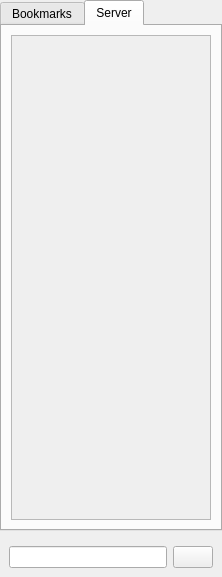
<?xml version="1.0" encoding="UTF-8"?>
<ui version="4.0">
 <class>QQTotozManager</class>
 <widget class="QDockWidget" name="QQTotozManager">
  <property name="geometry">
   <rect>
    <x>0</x>
    <y>0</y>
    <width>222</width>
    <height>577</height>
   </rect>
  </property>
  <property name="sizePolicy">
   <sizepolicy hsizetype="Minimum" vsizetype="Preferred">
    <horstretch>220</horstretch>
    <verstretch>0</verstretch>
   </sizepolicy>
  </property>
  <property name="minimumSize">
   <size>
    <width>222</width>
    <height>184</height>
   </size>
  </property>
  <property name="allowedAreas">
   <set>Qt::LeftDockWidgetArea|Qt::RightDockWidgetArea</set>
  </property>
  <property name="windowTitle">
   <string>Totoz Manager</string>
  </property>
  <widget class="QWidget" name="dockWidgetContents">
   <property name="sizePolicy">
    <sizepolicy hsizetype="Minimum" vsizetype="Preferred">
     <horstretch>0</horstretch>
     <verstretch>0</verstretch>
    </sizepolicy>
   </property>
   <layout class="QVBoxLayout" name="verticalLayout">
    <property name="leftMargin">
     <number>0</number>
    </property>
    <property name="topMargin">
     <number>0</number>
    </property>
    <property name="rightMargin">
     <number>0</number>
    </property>
    <property name="bottomMargin">
     <number>0</number>
    </property>
    <item>
     <widget class="QTabWidget" name="qqTMTabWidget">
      <property name="sizePolicy">
       <sizepolicy hsizetype="Minimum" vsizetype="Expanding">
        <horstretch>0</horstretch>
        <verstretch>0</verstretch>
       </sizepolicy>
      </property>
      <property name="currentIndex">
       <number>1</number>
      </property>
      <widget class="QWidget" name="bookmarksWidget">
       <attribute name="title">
        <string>Bookmarks</string>
       </attribute>
       <layout class="QHBoxLayout" name="horizontalLayout_2">
        <item>
         <widget class="QScrollArea" name="bookmarkScrollArea">
          <property name="sizePolicy">
           <sizepolicy hsizetype="Minimum" vsizetype="Expanding">
            <horstretch>0</horstretch>
            <verstretch>0</verstretch>
           </sizepolicy>
          </property>
          <property name="minimumSize">
           <size>
            <width>200</width>
            <height>0</height>
           </size>
          </property>
          <property name="widgetResizable">
           <bool>true</bool>
          </property>
          <widget class="QWidget" name="bookmSAWidgetContents">
           <property name="geometry">
            <rect>
             <x>0</x>
             <y>0</y>
             <width>198</width>
             <height>463</height>
            </rect>
           </property>
          </widget>
         </widget>
        </item>
       </layout>
      </widget>
      <widget class="QWidget" name="serverWidget">
       <attribute name="title">
        <string>Server</string>
       </attribute>
       <layout class="QHBoxLayout" name="horizontalLayout_3">
        <item>
         <widget class="QScrollArea" name="serverScrollArea">
          <property name="sizePolicy">
           <sizepolicy hsizetype="Minimum" vsizetype="Expanding">
            <horstretch>0</horstretch>
            <verstretch>0</verstretch>
           </sizepolicy>
          </property>
          <property name="minimumSize">
           <size>
            <width>200</width>
            <height>0</height>
           </size>
          </property>
          <property name="widgetResizable">
           <bool>true</bool>
          </property>
          <widget class="QWidget" name="serverScrollAreaContents">
           <property name="geometry">
            <rect>
             <x>0</x>
             <y>0</y>
             <width>198</width>
             <height>463</height>
            </rect>
           </property>
          </widget>
         </widget>
        </item>
       </layout>
      </widget>
     </widget>
    </item>
    <item>
     <widget class="QWidget" name="widget" native="true">
      <layout class="QHBoxLayout" name="horizontalLayout">
       <item>
        <widget class="QLineEdit" name="searchLineEdit"/>
       </item>
       <item>
        <widget class="QPushButton" name="cancelSearchButton">
         <property name="text">
          <string/>
         </property>
         <property name="icon">
          <iconset resource="../rc/quteqoin_img.qrc">
           <normaloff>:/img/delete-icon.png</normaloff>:/img/delete-icon.png</iconset>
         </property>
        </widget>
       </item>
      </layout>
     </widget>
    </item>
   </layout>
  </widget>
 </widget>
 <resources>
  <include location="../rc/quteqoin_img.qrc"/>
 </resources>
 <connections/>
</ui>
